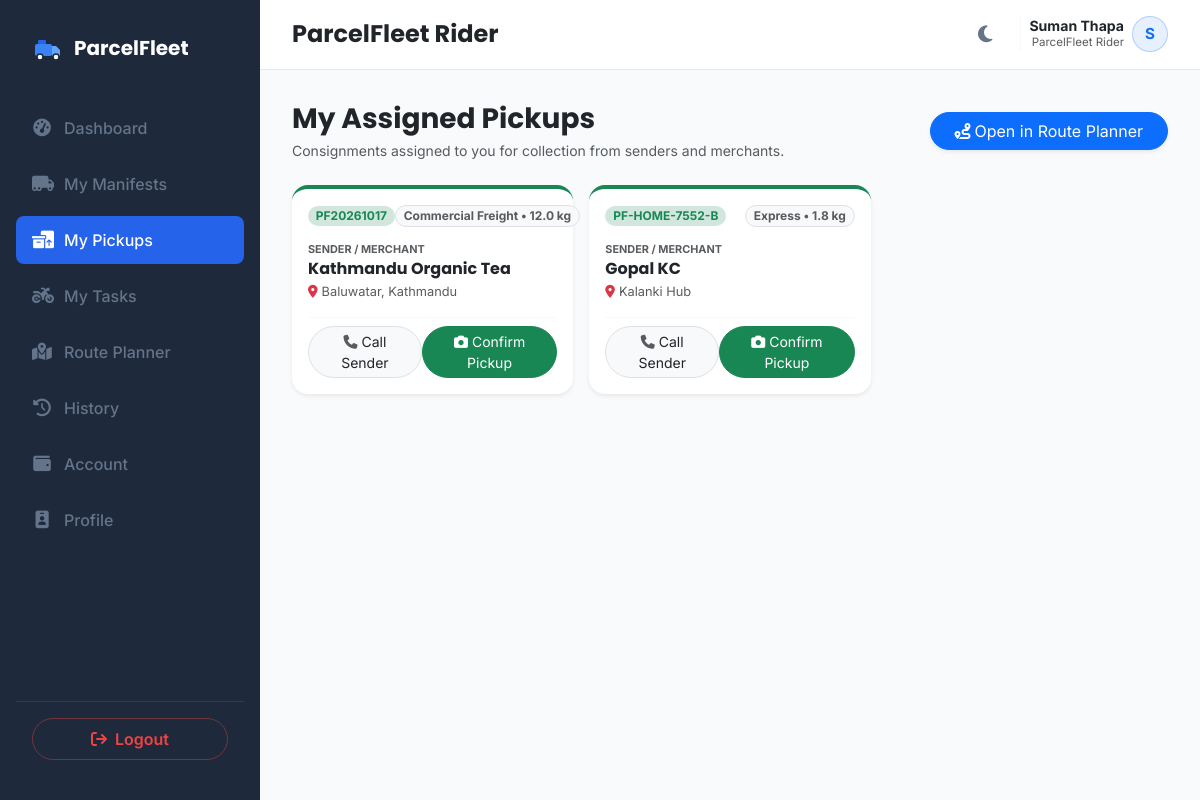
Page /driver/pickups (signed in) on the earlier database version.
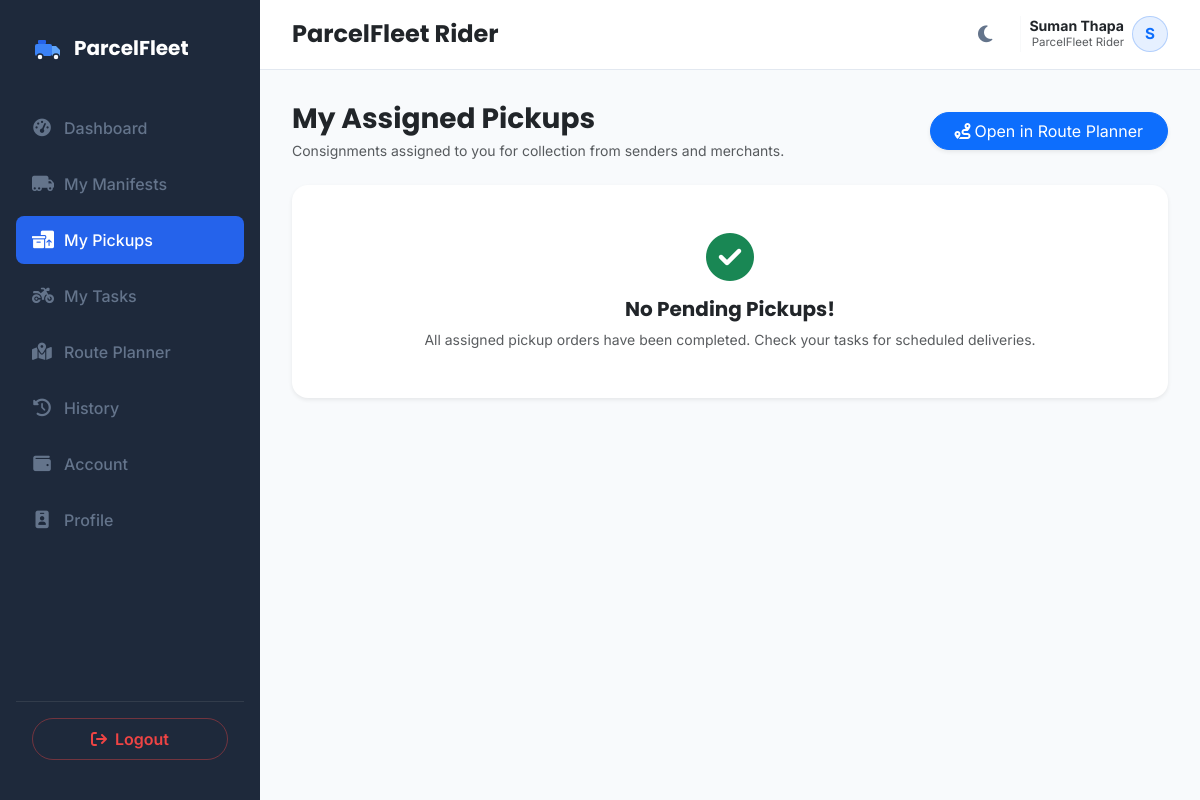
Same page on the later database version.
### models.py (models this page shows, shortened)
class Parcel(db.Model):
    __tablename__ = 'parcels'
    id = db.Column(db.Integer, primary_key=True)
    tracking_id = db.Column(db.String(50), unique=True, nullable=False)
    sender_name = db.Column(db.String(100), nullable=False)
    sender_phone = db.Column(db.String(20), nullable=False)
    receiver_name = db.Column(db.String(100), nullable=False)
    receiver_phone = db.Column(db.String(20), nullable=False)
    pickup_address = db.Column(db.String(100), nullable=False)
    delivery_address = db.Column(db.String(100), nullable=False)
    pickup_hub = db.Column(db.String(100), nullable=True)
    delivery_hub = db.Column(db.String(100), nullable=True)
    pickup_latitude = db.Column(db.Float, nullable=False, default=27.7154)
    pickup_longitude = db.Column(db.Float, nullable=False, default=85.3123)
    delivery_latitude = db.Column(db.Float, nullable=False, default=27.6915)
    delivery_longitude = db.Column(db.Float, nullable=False, default=85.3331)
    parcel_type = db.Column(db.String(50), nullable=False)
    weight = db.Column(db.Float, nullable=False)
    length = db.Column(db.Float, nullable=False, default=10.0)
    width = db.Column(db.Float, nullable=False, default=10.0)
    height = db.Column(db.Float, nullable=False, default=10.0)
    status = db.Column(db.String(30), default='Pending')  # 'Pending', 'Assigned', 'Manifested', 'Picked Up', 'In Transit', 'Out For Delivery', 'Delivered', 'Failed Delivery', 'Returned', 'Cancelled'
    delivery_charge = db.Column(db.Float, nullable=False, default=0.0)
    payment_status = db.Column(db.String(20), default='Pending')  # 'Pending', 'Paid', 'COD'
    assigned_driver_id = db.Column(db.Integer, db.ForeignKey('drivers.id'), nullable=True)
    service_type = db.Column(db.String(50), nullable=False, default='Standard')  # 'Standard', 'Express', 'Air', 'Surface'
    cod_amount = db.Column(db.Float, default=0.0)
    customer_id = db.Column(db.Integer, db.ForeignKey('customer_profiles.id'), nullable=True)
    hub_id = db.Column(db.Integer, db.ForeignKey('hubs.id'), nullable=True)
    merchandise_id = db.Column(db.Integer, db.ForeignKey('merchandise.id'), nullable=True)
    manifest_id = db.Column(db.Integer, db.ForeignKey('manifests.id'), nullable=True)
    expected_delivery_date = db.Column(db.DateTime, nullable=True)
    pickup_image = db.Column(db.String(255), nullable=True)
    delivery_image = db.Column(db.String(255), nullable=True)
    delivery_attempts = db.Column(db.Integer, default=0)
    failed_reason = db.Column(db.String(255), nullable=True)
    special_tags = db.Column(db.String(255), nullable=True)
    created_at = db.Column(db.DateTime, default=datetime.utcnow)
    delivered_at = db.Column(db.DateTime, nullable=True)
    delivery_notes = db.Column(db.Text, nullable=True)
    customer_signature = db.Column(db.Text, nullable=True)
    manifest = db.relationship('Manifest', foreign_keys=[manifest_id])
    history = db.relationship('TrackingHistory', backref='parcel', cascade="all, delete-orphan", order_by="TrackingHistory.timestamp.asc()")
    notifications = db.relationship('NotificationLog', backref='parcel', cascade="all, delete-orphan", order_by="NotificationLog.timestamp.asc()")

### app.py (the view)
@app.route('/driver/pickups')
@login_required
def driver_pickups():
    if current_user.role != 'driver':
        return redirect(url_for('index'))
    driver = Driver.query.filter_by(user_id=current_user.id).first_or_404()
    pickups = [p for p in get_driver_active_parcels(driver.id) if p.status == 'Assigned']
    return render_template(
        'driver_pickups.html',
        active_page='driver_pickups',
        driver=driver,
        pickups=pickups
    )

### app.py (called while the page is built)
@login_manager.user_loader
def load_user(user_id):
    return User.query.get(int(user_id))

def get_driver_active_parcels(driver_id):
    direct = Parcel.query.filter_by(assigned_driver_id=driver_id).filter(
        Parcel.status.notin_(['Delivered', 'Cancelled'])
    ).all()
    manifest_p = Parcel.query.join(ManifestItem, ManifestItem.parcel_id == Parcel.id)\
        .join(Manifest, Manifest.id == ManifestItem.manifest_id)\
        .filter(Manifest.assigned_driver_id == driver_id)\
        .filter(Manifest.manifest_status != 'Completed')\
        .filter(Parcel.status.notin_(['Delivered', 'Cancelled'])).all()
    seen = {p.id: p for p in (direct + manifest_p)}
    res = list(seen.values())
    res.sort(key=lambda x: (0 if x.status == 'Assigned' else 1, x.id))
    return res

### templates/driver_pickups.html (shortened to what this page needs)
{% extends "base.html" %}
{% block content %}
<div class="container-fluid px-0">
    <div class="d-flex flex-wrap justify-content-between align-items-center gap-3 mb-4">
        <div>
            <h3 class="fw-bold text-dark mb-1">My Assigned Pickups</h3>
            <p class="text-muted small mb-0">Consignments assigned to you for collection from senders and merchants.</p>
        </div>
        <a href="{{ url_for('driver_route_planner') }}" class="btn btn-primary rounded-pill px-4 shadow-sm">
            <i class="fa-solid fa-route me-1"></i>Open in Route Planner
        </a>
    </div>
    {% if not pickups %}
    <div class="card border-0 shadow-sm rounded-4 p-5 text-center bg-white">
        <i class="fa-solid fa-circle-check text-success fa-3x mb-3"></i>
        <h5 class="fw-bold text-dark">No Pending Pickups!</h5>
        <p class="text-muted small mb-0">All assigned pickup orders have been completed. Check your tasks for scheduled deliveries.</p>
    </div>
    {% else %}
    <div class="row g-3">
        {% for p in pickups %}
        <div class="col-12 col-md-6 col-xl-4">
            <div class="card border-0 shadow-sm rounded-4 p-3 h-100 bg-white border-top border-4 border-success">
                <div class="d-flex justify-content-between align-items-center mb-2">
                    <span class="badge bg-success-subtle text-success rounded-pill fw-bold">{{ p.tracking_id }}</span>
                    <span class="badge bg-light text-muted border rounded-pill">{{ p.parcel_type }} &bull; {{ p.weight }} kg</span>
                </div>
                <div class="mb-3">
                    <span class="text-muted small text-uppercase fw-bold" style="font-size: 0.68rem;">Sender / Merchant</span>
                    <h6 class="fw-bold text-dark mb-1">{{ p.sender_name }}</h6>
                    <p class="text-muted small mb-0 d-flex align-items-start gap-1" style="font-size: 0.8rem;">
                        <i class="fa-solid fa-location-dot text-danger mt-1"></i>
                        <span>{{ p.pickup_address }}</span>
                    </p>
                </div>
                <div class="d-flex justify-content-between align-items-center pt-2 border-top border-light mt-auto">
                    <a href="tel:{{ p.sender_phone }}" class="btn btn-sm btn-light border rounded-pill px-3 text-dark">
                        <i class="fa-solid fa-phone text-muted me-1"></i>Call Sender
                    </a>
                    <button type="button" class="btn btn-sm btn-success rounded-pill px-3" data-bs-toggle="modal" data-bs-target="#pickupModal{{ p.id }}">
                        <i class="fa-solid fa-camera me-1"></i>Confirm Pickup
                    </button>
                </div>
            </div>
        </div>
        {% endfor %}
    </div>
    {% endif %}
</div>
{% endblock %}

Differences in the rows shown:
no longer on this page (row edited): Parcel: tracking_id "PF20261017", parcel_type "Commercial Freight", weight "12.0", sender_name "Kathmandu Organic Tea", pickup_address "Baluwatar, Kathmandu"
no longer on this page (row edited): Parcel: tracking_id "PF-HOME-7552-B", parcel_type "Express", weight "1.8", sender_name "Gopal KC", pickup_address "Kalanki Hub"
Other differences:
text now shown: "No Pending Pickups! All assigned pickup orders have been completed. Check your tasks for scheduled deliveries."
